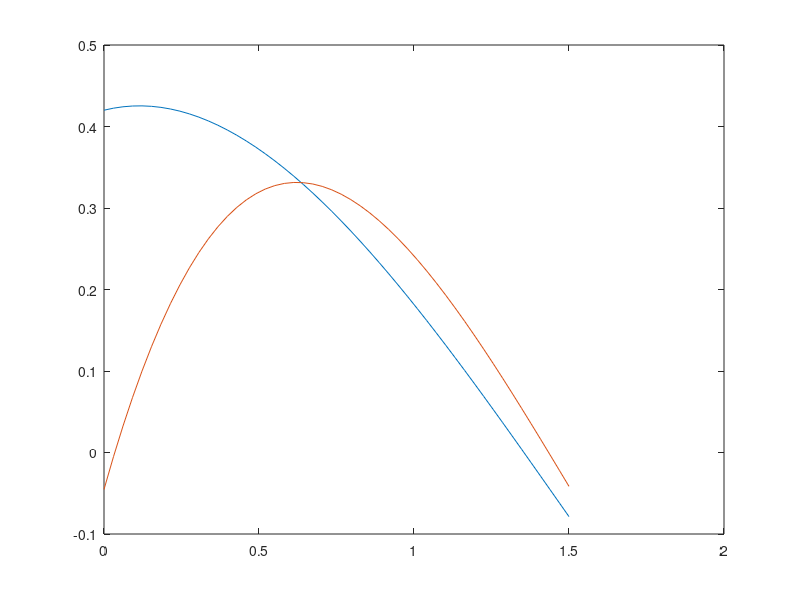

This chart was generated by the following MATLAB code:
J = linspace(0,1.5,50);

for i=1:length(J)
    CT(i) = 0.0966*J(i)^3 - 0.4296*J(i)^2 + 0.0946*J(i) + 0.42;

    CP(i) = -0.0320 *J(i)^4 +0.4146*J(i)^3 - 1.4525*J(i)^2 + 1.3564*J(i) - 0.0453;
    eff(i) = J(i)*CT(i)/CP(i);
end
figure
plot(J, CT);
hold on;
plot(J, CP);
% hold on;
% plot(J(40:end), eff(40:end));